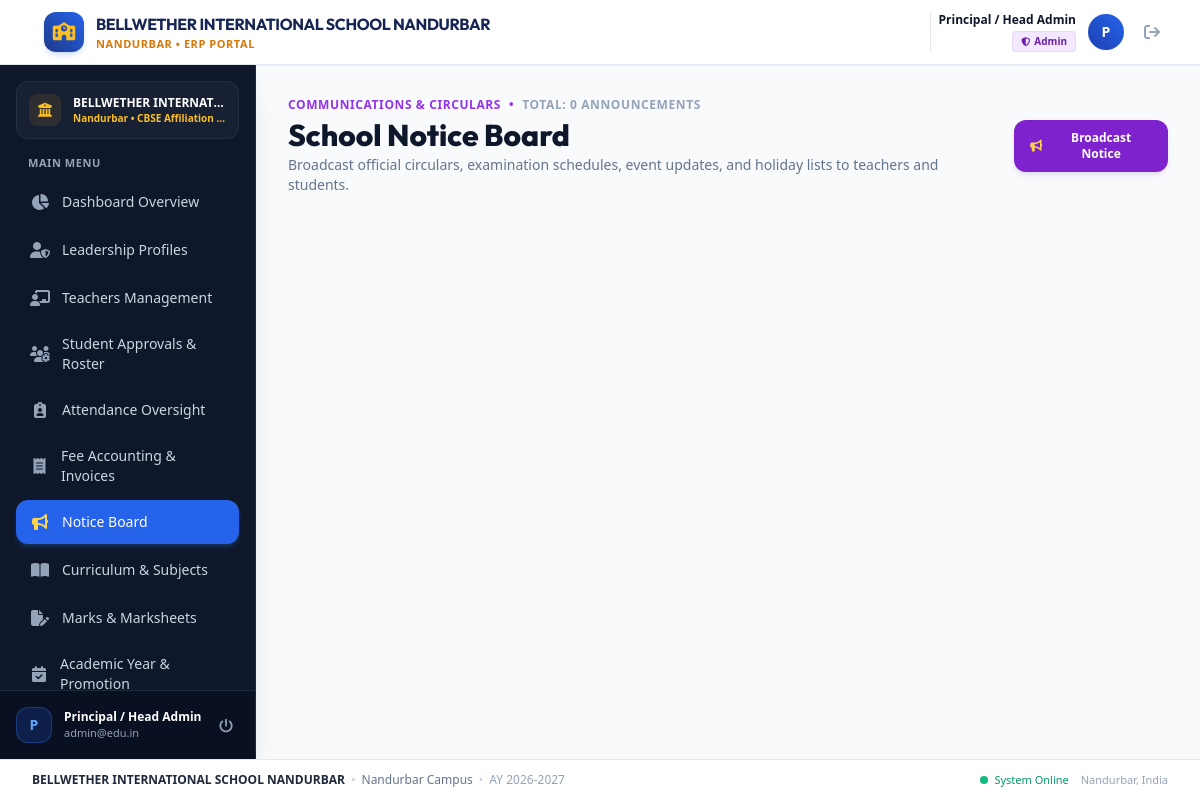
The app's page /admin/notices.php (signed in), older data.
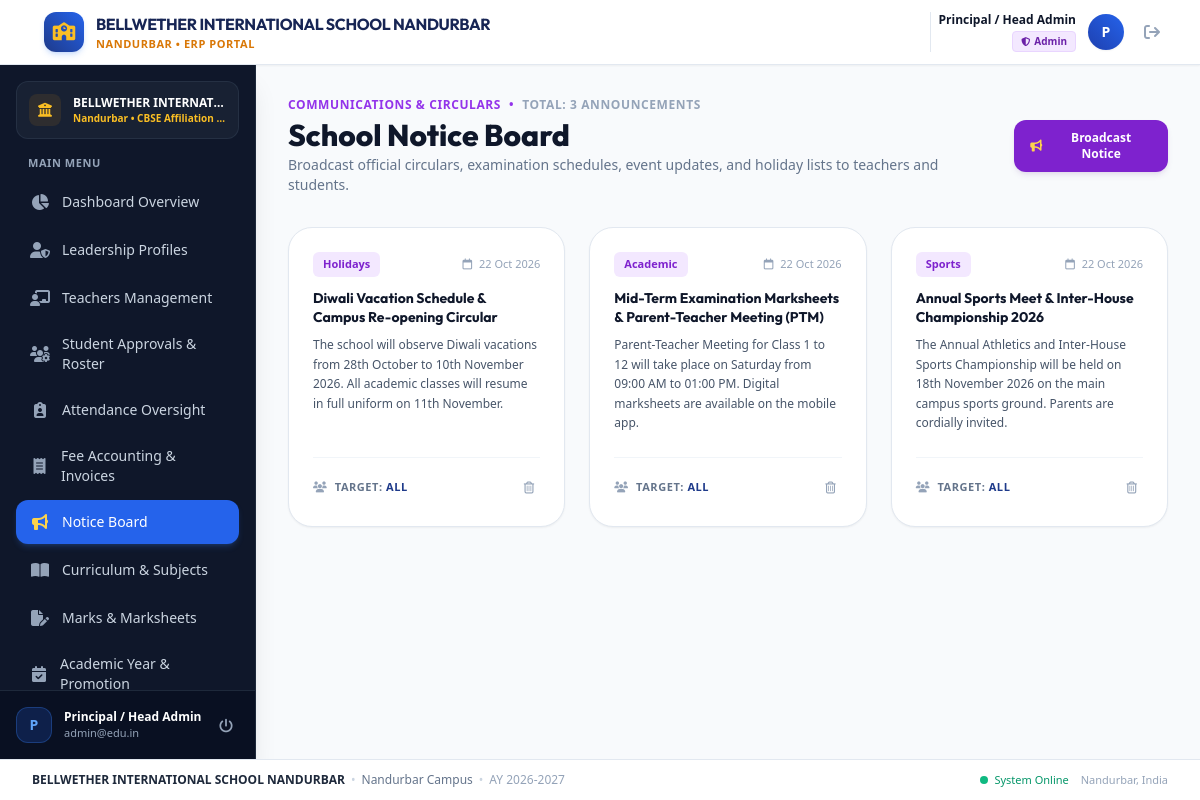
The same page, newer data.
### tables this page shows
CREATE TABLE notices (
            id INTEGER PRIMARY KEY AUTOINCREMENT,
            title TEXT NOT NULL,
            content TEXT NOT NULL,
            audience TEXT CHECK(audience IN ('all', 'teachers', 'students')) DEFAULT 'all',
            category TEXT DEFAULT 'Circular',
            posted_by INTEGER,
            created_at DATETIME DEFAULT CURRENT_TIMESTAMP
        );

### admin/notices.php (the view, shortened to what the changed rows need)
<?php
require_once __DIR__ . '/../includes/auth.php';
$notices = $pdo->query("SELECT * FROM notices ORDER BY id DESC")->fetchAll();
?>
<?php
require_once __DIR__ . '/../includes/header.php';
require_once __DIR__ . '/../includes/sidebar.php';
?>
<main class="flex-1 overflow-y-auto bg-slate-50 p-4 sm:p-6 lg:p-8">
    <div class="flex flex-col sm:flex-row sm:items-center justify-between gap-4 mb-8">
        <div>
            <div class="flex items-center space-x-2 text-xs font-bold text-purple-600 uppercase tracking-wider mb-1">
                <span>Communications &amp; Circulars</span>
                <span>&bull;</span>
                <span class="text-slate-400">Total: <?= count($notices) ?> Announcements</span>
            </div>
            <h1 class="text-2xl sm:text-3xl font-extrabold text-slate-900 font-['Outfit']">
                School Notice Board
            </h1>
        </div>
    </div>
    <div class="grid grid-cols-1 md:grid-cols-2 lg:grid-cols-3 gap-6">
        <?php foreach ($notices as $n): ?>
            <div class="bg-white rounded-3xl p-6 border border-slate-200 shadow-sm flex flex-col justify-between hover:shadow-md transition">
                <div>
                    <div class="flex items-center justify-between mb-3">
                        <span class="px-2.5 py-1 rounded-md text-[11px] font-bold
                            <?= $n['category'] === 'Exam' ? 'bg-rose-100 text-rose-700' : ($n['category'] === 'Holiday' ? 'bg-amber-100 text-amber-700' : 'bg-purple-100 text-purple-700') ?>">
                            <?= htmlspecialchars($n['category']) ?>
                        </span>
                        <span class="text-[11px] text-slate-400">
                            <i class="fa-regular fa-calendar mr-1"></i>
                            <?= date('d M Y', strtotime($n['created_at'])) ?>
                        </span>
                    </div>
                    <h3 class="text-sm font-bold text-slate-900 mb-2 leading-snug"><?= htmlspecialchars($n['title']) ?></h3>
                    <p class="text-xs text-slate-600 leading-relaxed whitespace-pre-line"><?= htmlspecialchars($n['content']) ?></p>
                </div>
                <div class="pt-4 mt-6 border-t border-slate-100 flex items-center justify-between">
                    <span class="text-[11px] font-semibold text-slate-500 uppercase tracking-wider">
                        <i class="fa-solid fa-users text-slate-400 mr-1"></i> Target: <span class="text-navy-900"><?= htmlspecialchars($n['audience']) ?></span>
                    </span>
                    <form method="POST" action="notices.php" onsubmit="return confirm('Delete this notice?');">
                        <button type="submit" class="p-1.5 rounded-lg text-slate-400 hover:text-rose-600 hover:bg-rose-50 text-xs transition" title="Delete notice">
                            <i class="fa-regular fa-trash-can"></i>
                        </button>
                    </form>
                </div>
            </div>
        <?php endforeach; ?>
    </div>
</main>
<?php require_once __DIR__ . '/../includes/footer.php'; ?>

### includes/sidebar.php (shortened to what the changed rows need)
<?php
$current_uri = $_SERVER['REQUEST_URI'];
$nav_items = [];
?>
<aside id="sidebar" class="fixed inset-y-0 left-0 z-40 w-64 bg-slate-900 text-slate-300 transform -translate-x-full lg:translate-x-0 lg:static lg:inset-auto transition-transform duration-200 ease-in-out flex flex-col justify-between shrink-0 shadow-xl border-r border-slate-800 no-print">
    <div class="p-4 flex-1 flex flex-col overflow-y-auto">
        <div class="space-y-1">
            <?php foreach ($nav_items as $item): ?>
                <a href="<?= $item['url'] ?>"
                   class="flex items-center justify-between px-3.5 py-2.5 rounded-xl font-medium text-sm transition-all group <?= $item['active'] ? 'bg-navy-600 text-white shadow-md shadow-blue-500/20' : 'text-slate-300 hover:bg-slate-800 hover:text-white' ?>">
                    <div class="flex items-center space-x-3">
                        <i class="<?= $item['icon'] ?> text-base w-5 text-center <?= $item['active'] ? 'text-amber-300' : 'text-slate-400 group-hover:text-blue-400' ?>"></i>
                        <span><?= $item['title'] ?></span>
                    </div>
                </a>
            <?php endforeach; ?>
        </div>
    </div>
</aside>

Row changes from the older to the newer data that the page shows:
added notices: category "Holidays", created_at "22 Oct 2026", title "Diwali Vacation Schedule & Campus Re-opening Circular", content "The school will observe Diwali vacations from 28th October to 10th November 2026. All academic classes will resume in full uniform on 11th November.", audience "ALL"
added notices: category "Academic", created_at "22 Oct 2026", title "Mid-Term Examination Marksheets & Parent-Teacher Meeting (PTM)", content "Parent-Teacher Meeting for Class 1 to 12 will take place on Saturday from 09:00 AM to 01:00 PM. Digital marksheets are available on the mobile app.", audience "ALL"
added notices: category "Sports", created_at "22 Oct 2026", title "Annual Sports Meet & Inter-House Championship 2026", content "The Annual Athletics and Inter-House Sports Championship will be held on 18th November 2026 on the main campus sports ground. Parents are cordially invited.", audience "ALL"
Text that changed along with them:
count($notices): "0" → "3"
